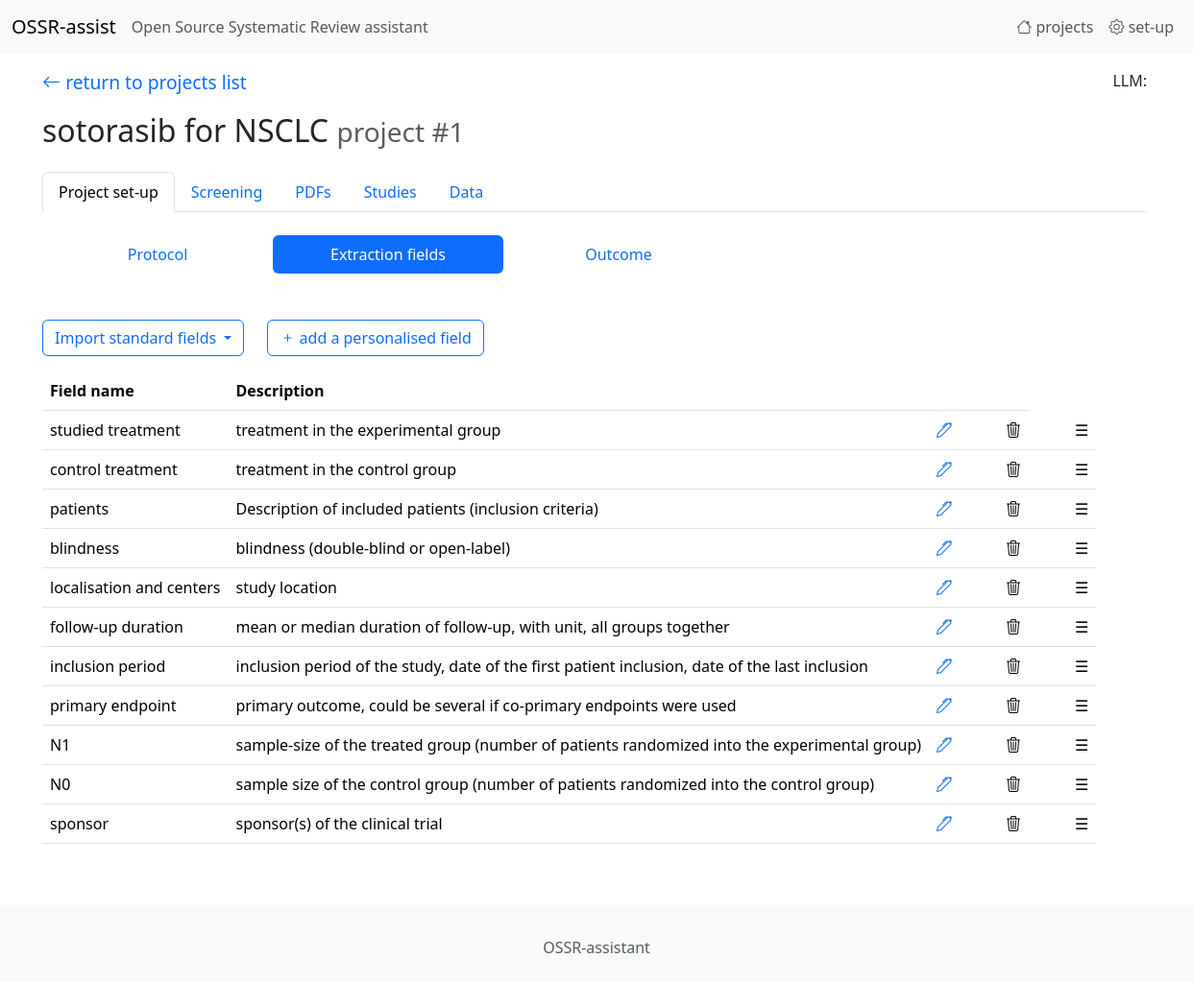
The app's page /project/update_fields/1, older data.
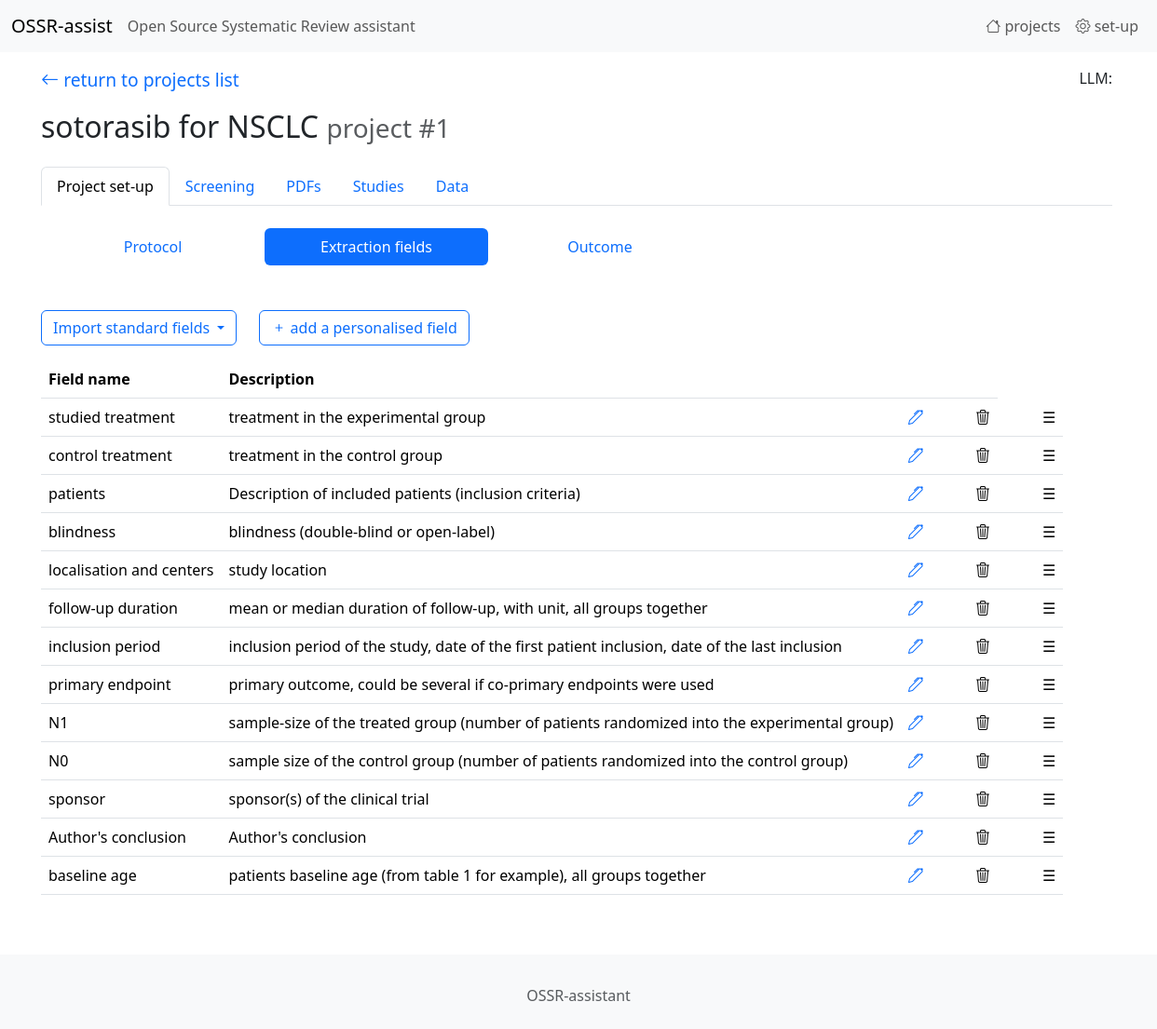
The same page, newer data.
### tables this page shows
CREATE TABLE "study_fields"
(
    id          integer
        constraint study_fields_pk
            primary key autoincrement,
    name        TEXT,
    project     integer,
    description TEXT,
    category    integer default 0,
    sort_order  integer default 0
);

### app.py (the view)
@app.route('/project/update_fields/<int:project_id>')
def endpoint_project_extraction_fields_list(project_id):
    return project_fields_edit(project_id)

### projects.py (called while the page is built)
def project_fields_edit(project_id):
    project_name,_, eligibility_criteria_empty = get_project_name(project_id)
    outcomes_list_empty = is_outcomes_list_empty(project_id)
    sql = "SELECT * FROM study_fields where project=? ORDER BY sort_order"
    fields = sql_select_fetchall(sql, (project_id,))
    return render_template('project_setup_2.html', project_id=project_id, fields=fields,
                           project_name=project_name, eligibility_criteria_empty=eligibility_criteria_empty,
                           outcomes_list_empty=outcomes_list_empty)

### utils.py (called while the page is built)
def get_db_connection():
    conn = sqlite3.connect(DB_PATH)
    conn.row_factory = sqlite3.Row
    return conn

def sql_select_fetchone(sql, parameters):
    with get_db_connection() as con:
        cur = con.cursor()
        res = cur.execute(sql, parameters)
        r = res.fetchone()
        cur.close()
    return r

def is_outcomes_list_empty(project_id):
    sql = "SELECT COUNT(*) FROM outcomes WHERE project=?"
    parameters = (project_id,)
    return sql_select_fetchone(sql, parameters)['COUNT(*)'] == 0

### templates/project_setup_2.html (shortened to what this page needs)
{% extends 'base.html' %}
{%  block content %}
    {%  set page = 'setup' %}
    {% include '_navbar1.html' %}
    <div class="mb-5">
        <ul class="nav nav-pills">
            <li class="nav-item">
                <a class="nav-link " href="/project/edit/{{ project_id }}"
                   style="width: 15rem; text-align: center;">
                    Protocol
                </a>
            </li>
            <li class="nav-item">
                <a class="nav-link active" href="/project/update_fields/{{ project_id }}"
                   style="width: 15rem; text-align: center;">
                    Extraction fields
                </a>
            </li>
            <li class="nav-item">
                <a class="nav-link " href="/outcomes/setup/{{ project_id }}"
                   style="width: 15rem; text-align: center;">
                    Outcome
                 </a>
            </li>
        </ul>
    </div>
    <div class="row">
        <div class="col-auto">
            <div class="dropdown">
                <a class="btn btn-outline-primary dropdown-toggle" href="#" role="button" data-bs-toggle="dropdown"
                   aria-expanded="false">
                    Import standard fields
                </a>
            </div>
        </div>
        <div class="col-auto">
            <a class="btn btn-outline-primary" href="/extraction_field/add/{{ project_id }}">
                <i class="bi bi-plus"></i> add a personalised field
            </a>
        </div>
    </div>
<table class="table table-condensed table-hover mt-3" style="width: auto;">
<thead>
    <tr>
        <th>Field name</th>
        <th>Description</th>
        <th></th>
        <th></th>
    </tr>
</thead>
    <tbody hx-confirm="You are about to delete a study. Are you sure?" hx-target="closest tr" hx-swap="outerHTML swap:1s" id="sortable-table">
    {%  for f in fields %}
        <tr data-id="{{ f['id'] }}" >
        <td>{{ f["name"] }}</td>
        <td>{{ f["description"] }}</td>
        <td>
            <a href="/extraction_field/edit/{{ f["id"] }}/{{ project_id }}"><i class="bi bi-pen"></i></a>
        </td>
        <td style="padding-left: 3em">
            <a hx-delete="/extraction_field/delete/{{ f["id"] }}/{{ project_id }}"><i class="bi bi-trash3"></i></a>
        </td>
        <td class="drag-handle" style="padding-left: 3em">☰</td>
        </tr>
    {%  endfor %}
    </tbody>
</table>
{%  endblock %}

Row changes from the older to the newer data that the page shows:
added study_fields: name "Author's conclusion", description "Author's conclusion"
added study_fields: name "baseline age", description "patients baseline age (from table 1 for example), all groups together"
